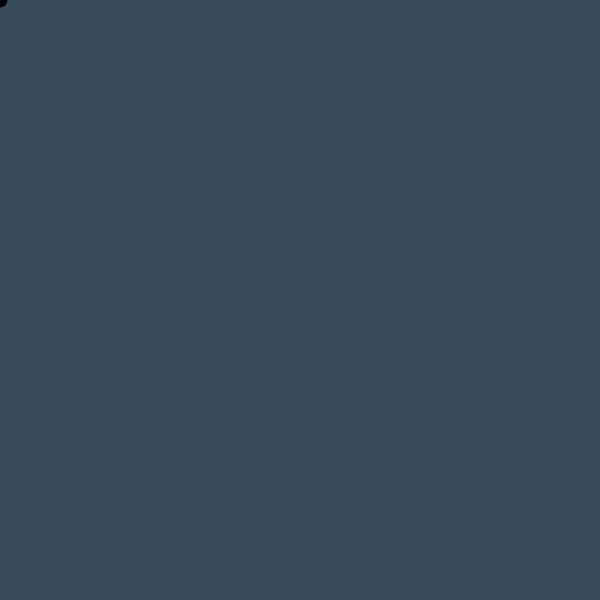
Frame 1 (no input)
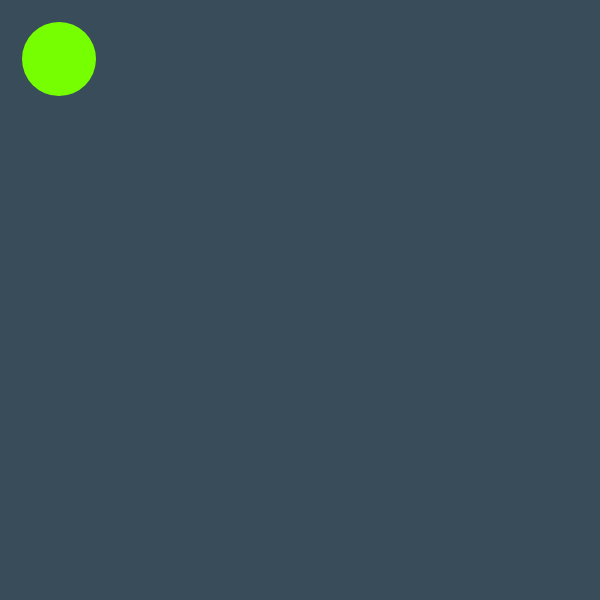
Frame 60 (no input)
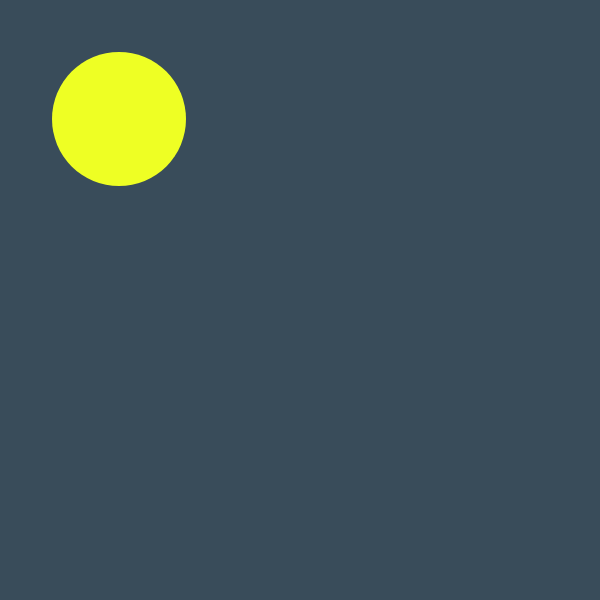
Frame 120 (the mouse pressed at the canvas centre since frame 60)

The p5.js sketch that drew these frames (run headless with seeded random() and noise() and a simulated clock; from frame 60 on, the mouse is pressed at the canvas centre):

// p5.js sketch
// ── sketch.js
//y and x variables of the ellipse
let circleX = 0;
let circleY = 0;
//fill variables
let calourR = 0;
let calourG = 0;
let calourB = 0;
//length and width variable of ellipse
let lent = 15;
let wit = 15;


function setup() {
  // put setup code here
  createCanvas(600, 600);
  
}

function draw() {
  // put drawing code here
  background(57, 76, 90);
  
 // fill(56, 45, 57);
  //noStroke(); 
  //rect(98, 64, 200, 200);

  
  noStroke();
  fill(calourR, calourG, calourB);
  calourR = calourR +2;
  calourG =calourG + 10;
  calourB = random(calourB +20);

  ellipse(circleX, circleY, lent, wit);

  circleX = circleX + 1;
  circleY = circleY + 1;

  lent = lent + 1;
  wit = wit + 1; 
  

}
   //background resets.
//function mousePressed(){
 // background(57, 76, 90);

//}
